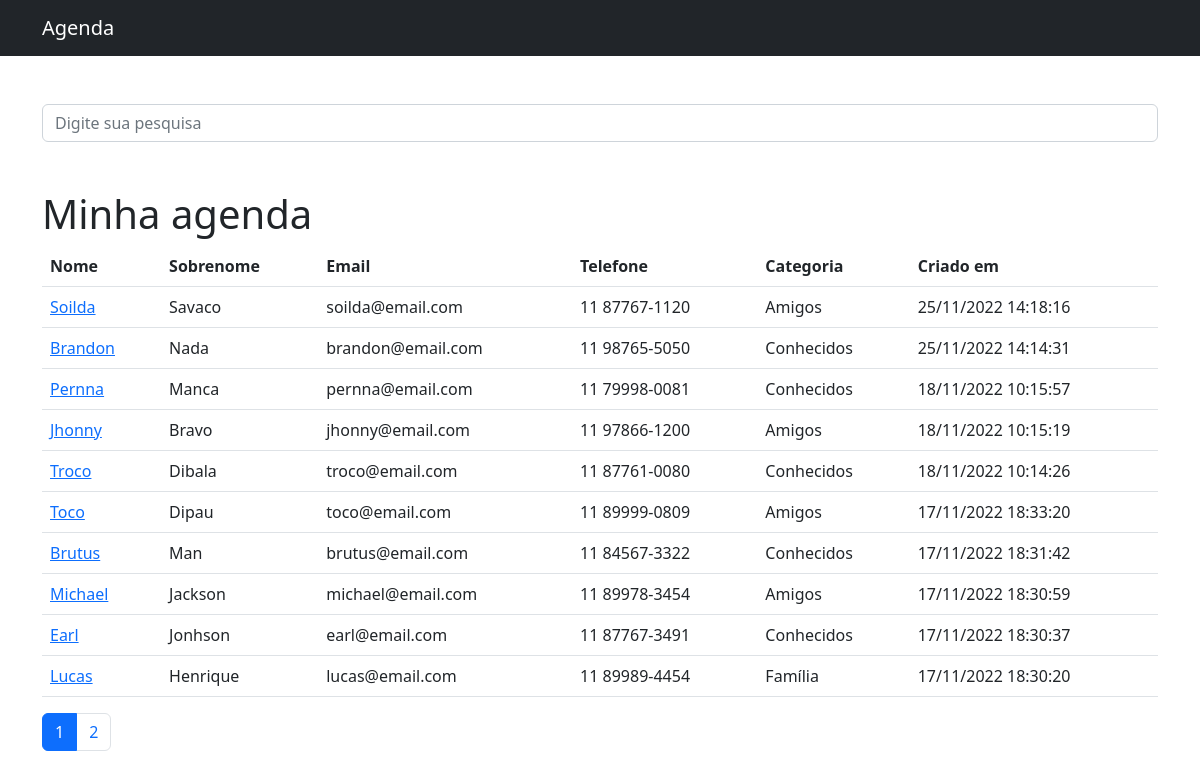
The page / on the database its author committed.
### contato/models.py (models this page shows, shortened)
class Contato(models.Model):
    nome = models.CharField(max_length=255)
    sobrenome = models.CharField(max_length=255, blank=True)
    telefone = models.CharField(max_length=255)
    email = models.CharField(max_length=255, blank=True)
    data_criacao = models.DateTimeField(default=timezone.now)
    descricao = models.TextField(blank=True)
    categoria = models.ForeignKey(Categoria, on_delete=models.DO_NOTHING)
    mostrar = models.BooleanField(default=True)
    foto = models.ImageField(blank=True, upload_to='fotos/%Y/%m/')

class Categoria(models.Model):
    nome = models.CharField(max_length=255)
    def __str__(self):
        return self.nome

### contato/views.py (the view)
# urls.py: path('', views.index, name='index'),
def index(request):
    contatos = Contato.objects.order_by('-id').filter(
        mostrar=True
    )
    paginator = Paginator(contatos, 10)
    page = request.GET.get('page')
    contatos = paginator.get_page(page)
    return render(request, 'contato/index.html', {
        'contatos': contatos
    })

### contato/templates/contato/index.html (shortened to what this page needs)
{% extends 'base.html' %}
{% block 'conteudo' %}
<br><br>
<form method="get" action="{% url 'pesquisar' %}">
  <div class="form-group row">
    <div class="col-12">
      <input class="form-control"
             type="search"
             value="{{ request.GET.filter }}"
             id="search-input"
             placeholder="Digite sua pesquisa"
             name="filter">
    </div>
  </div>
</form>
<h1 class="mt-5">Minha agenda</h1>
<table class="table">
  <thead>
    <tr>
      <th>Nome</th>
      <th>Sobrenome</th>
      <th>Email</th>
      <th>Telefone</th>
      <th>Categoria</th>
      <th>Criado em</th>
    </tr>
  </thead>
  <tbody>
    {% for contato in contatos %}
      <tr>
        <td><a href="{% url 'detail' contato.id %}">{{ contato.nome }}</a></td>
        <td>{{ contato.sobrenome }}</td>
        <td>{{ contato.email }}</td>
        <td>{{ contato.telefone }}</td>
        <td>{{ contato.categoria }}</td>
        <td>{{ contato.data_criacao | date:'d/m/Y H:i:s' }}</td>
      </tr>
    {% endfor %}
  </tbody>
</table>
<nav aria-label="Page navigation">
  <ul class="pagination">
      {% for p in contatos.paginator.page_range %}
        {% if contatos.number == p %}
          <li class="page-item"><a class="page-link active" href="?page={{ p }}&filter={{ request.GET.filter }}">{{ p }}</a></li>
        {% else %}
          <li class="page-item"><a class="page-link" href="?page={{ p }}&filter={{ request.GET.filter }}">{{ p }}</a></li>
        {% endif %}
      {% endfor %}
  </ul>
</nav>
{% endblock %}

### templates/base.html (shortened to what this page needs)
<!DOCTYPE html>
<html lang="pt">
<head>
  {% include 'partials/_head.html' %}
</head>
<body>
  {% include 'partials/_nav.html' %}
  <div class="container">
    <div class="row">
      <div class="col-lg-12">
        {% block 'conteudo' %} {% endblock %}
      </div>
    </div>
  </div>
</body>
</html>

### templates/partials/_head.html (shortened to what this page needs)
<link rel="stylesheet"
    href="https://cdn.jsdelivr.net/npm/bootstrap@5.2.2/dist/css/bootstrap.min.css"
>

### templates/partials/_nav.html (shortened to what this page needs)
<nav class="navbar navbar-expand-lg navbar-dark bg-dark static-top">
<div class="container">
  <a class="navbar-brand" href="{% url 'index' %}">Agenda</a>
</div>
</nav>

### rows shown on the page
Contato: nome "Soilda", sobrenome "Savaco", email "soilda@email.com", telefone "11 87767-1120", categoria "Amigos", data_criacao "25/11/2022 14:18:16"
Contato: nome "Brandon", sobrenome "Nada", email "brandon@email.com", telefone "11 98765-5050", categoria "Conhecidos", data_criacao "25/11/2022 14:14:31"
Contato: nome "Pernna", sobrenome "Manca", email "pernna@email.com", telefone "11 79998-0081", categoria "Conhecidos", data_criacao "18/11/2022 10:15:57"
Contato: nome "Jhonny", sobrenome "Bravo", email "jhonny@email.com", telefone "11 97866-1200", categoria "Amigos", data_criacao "18/11/2022 10:15:19"
Contato: nome "Troco", sobrenome "Dibala", email "troco@email.com", telefone "11 87761-0080", categoria "Conhecidos", data_criacao "18/11/2022 10:14:26"
Contato: nome "Toco", sobrenome "Dipau", email "toco@email.com", telefone "11 89999-0809", categoria "Amigos", data_criacao "17/11/2022 18:33:20"
Contato: nome "Brutus", sobrenome "Man", email "brutus@email.com", telefone "11 84567-3322", categoria "Conhecidos", data_criacao "17/11/2022 18:31:42"
Contato: nome "Michael", sobrenome "Jackson", email "michael@email.com", telefone "11 89978-3454", categoria "Amigos", data_criacao "17/11/2022 18:30:59"
Contato: nome "Earl", sobrenome "Jonhson", email "earl@email.com", telefone "11 87767-3491", categoria "Conhecidos", data_criacao "17/11/2022 18:30:37"
Contato: nome "Lucas", sobrenome "Henrique", email "lucas@email.com", telefone "11 89989-4454", categoria "Família", data_criacao "17/11/2022 18:30:20"

### other values the page prints
{{ p }} "1"
{{ p }} "2"
